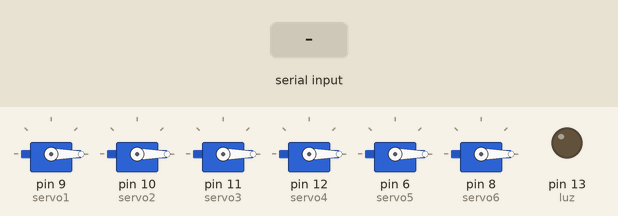
This sketch was run on a simulated Arduino Uno, built with avr-gcc and run on an emulated ATmega328P. On the bench: 6 × servo, output pins drawn as LEDs (lit = HIGH). The test bench sets the inputs (shaded band).

Above: at 2.2 s.
2.3 s: "0" received over Serial
At 5.0 s:
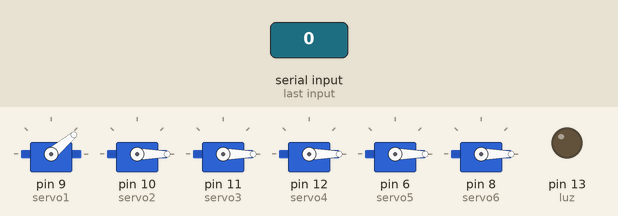
5.3 s: "1" received over Serial
At 8.1 s:
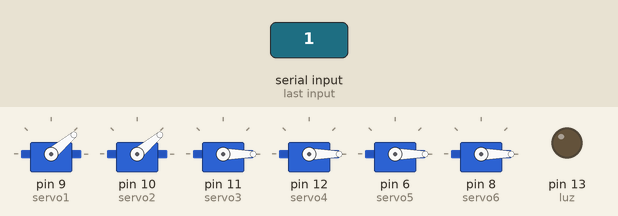
8.3 s: "2" received over Serial
At 10.8 s:
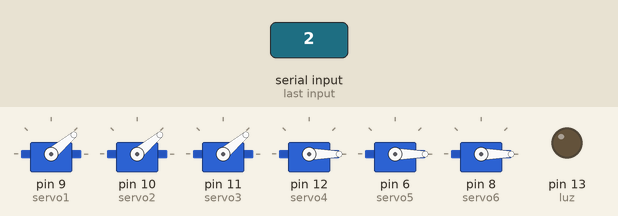
11.3 s: "3" received over Serial
At 14.1 s:
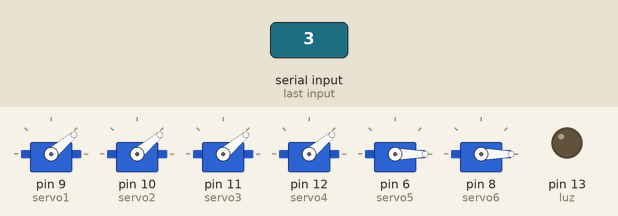
14.3 s: "4" received over Serial
At 16.6 s:
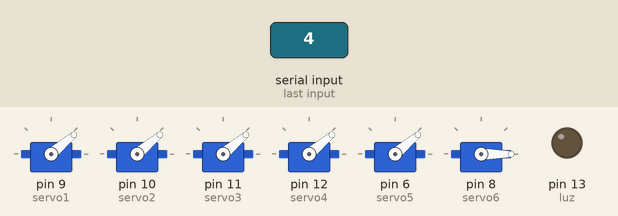
17.3 s: "5" received over Serial
At 20.0 s:
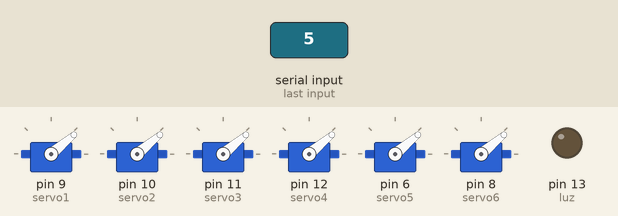
Timing chart, 0 to 21.3 s (numbered marks = the images above; inputs shaded):
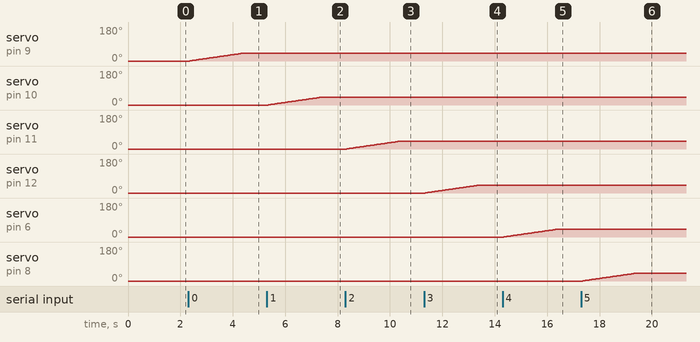

Measured:
- after the input at 2.3 s, servo on pin 9 (servo1): moves from 0° to 40° over 2.0 s, starting after 0.05 s
- after the input at 5.3 s, servo on pin 10 (servo2): moves from 0° to 40° over 2.0 s, starting after 0.05 s
- after the input at 8.3 s, servo on pin 11 (servo3): moves from 0° to 40° over 2.0 s, starting after 0.05 s
- after the input at 11.3 s, servo on pin 12 (servo4): moves from 0° to 40° over 2.0 s, starting after 0.05 s
- after the input at 14.3 s, servo on pin 6 (servo5): moves from 0° to 40° over 2.0 s, starting after 0.05 s
- after the input at 17.3 s, servo on pin 8 (servo6): moves from 0° to 40° over 2.0 s, starting after 0.05 s

The sketch:

JPT6ServosLedBT.ino
```cpp
#include <Servo.h>            // Servo-adicionamos librería para servos

Servo servo1;     // Servo- pin 9
Servo servo2;     // Servo- pin 10
Servo servo3;     // Servo- pin 11
Servo servo4;     // Servo- pin 12
Servo servo5;     // Servo- pin 6
Servo servo6;     // Servo- pin 8
int estado1 = 0;  // estado Desvio 1
int estado2 = 0;  // estado Desvio 2
int estado3 = 0;  // estado Desvio 3
int estado4 = 0;  // estado Desvio 4
int estado5 = 0;  // estado Desvio 5
int estado6 = 0;  // estado Desvio 6
int estadoluz = 0; // estado LUZ
int const luz = 13; //Led pin 13

int angulo = 0 ;    // Servo-angulo de inicio
int command; //Int to store app command state.

void setup() {
  // put your setup code here, to run once:

  Serial.begin(9600);
  servo1.attach (9);       // Define el pin 9 para el servo01
  servo2.attach (10);       // Define el pin 10 para el servo02
  servo3.attach (11);       // Define el pin 11 para el servo03
  servo4.attach (12);       // Define el pin 12 para el servo04
  servo5.attach (6);       // Define el pin 6 para el servo05
  servo6.attach (8);       // Define el pin 9 para el servo06
  servo1.write(0);         // si el servo es de 180°
  servo2.write(0);             //si el servo es de 180°
  servo3.write(0);         // si el servo es de 180° // si el servo es de 180°
  servo4.write(0);         // si el servo es de 180°
  servo5.write(0);         // si el servo es de 180°
  servo6.write(0);         //si el servo es de 180°
 pinMode(luz, OUTPUT);    //Luz en pin 13

  delay(1000);
}

//ILUMINACION PIN 13

void iluminacion() {
  if (estadoluz == 0)
  {
    digitalWrite(luz, 1);
  }
  if ( estadoluz == 1)
  {
    digitalWrite(luz, 0);;
  }
  estadoluz = !estadoluz;

  delay(2);
}

//DESVIO 1

// movimiento en ángulo creciente
void servocrece1()
{
  for (angulo = 0; angulo <= 40; angulo += 1)
  {
    servo1.write(angulo);
    delay(50);
  }
}

// movimiento en ángulo decreciente
void servodecrece1()
{
  for (angulo = 40; angulo >= 0; angulo -= 1)
  {
    servo1.write(angulo);
    delay(50);
  }
}
void Desvio1() {

  if (estado1 == 0)
  {
    servocrece1();
  }
  if ( estado1 == 1)
  {
    servodecrece1();
  }
  estado1 = !estado1;

  delay(2);
}

//DESVIO 2

// movimiento en ángulo creciente
void servocrece2()
{
  for (angulo = 0; angulo <= 40; angulo += 1)
  {
    servo2.write(angulo);
    delay(50);
  }
}

// movimiento en ángulo decreciente
void servodecrece2()
{
  for (angulo = 40; angulo >= 0; angulo -= 1)
  {
    servo2.write(angulo);
    delay(50);
  }
}
void Desvio2() {

  if (estado2 == 0)
  {
    servocrece2();
  }
  if ( estado2 == 1)
  {
    servodecrece2();
  }
  estado2 = !estado2;

  delay(2);
}

//DESVIO 3

// movimiento en ángulo creciente
void servocrece3()
{
  for (angulo = 0; angulo <= 40; angulo += 1)
  {
    servo3.write(angulo);
    delay(50);
  }
}

// movimiento en ángulo decreciente
void servodecrece3()
{
  for (angulo = 40; angulo >= 0; angulo -= 1)
  {
    servo3.write(angulo);
    delay(50);
  }
}
void Desvio3() {

  if (estado3 == 0)
  {
    servocrece3();
  }
  if ( estado3 == 1)
  {
    servodecrece3();
  }
  estado3 = !estado3;

  delay(2);
}

//DESVIO 4

// movimiento en ángulo creciente
void servocrece4()
{
  for (angulo = 0; angulo <= 40; angulo += 1)
  {
    servo4.write(angulo);
    delay(50);
  }
}

// movimiento en ángulo decreciente
void servodecrece4()
{
  for (angulo = 40; angulo >= 0; angulo -= 1)
  {
    servo4.write(angulo);
    delay(50);
  }
}
void Desvio4() {

  if (estado4 == 0)
  {
    servocrece4();
  }
  if ( estado4 == 1)
  {
    servodecrece4();
  }
  estado4 = !estado4;

  delay(2);
}

//DESVIO 5

// movimiento en ángulo creciente
void servocrece5()
{
  for (angulo = 0; angulo <= 40; angulo += 1)
  {
    servo5.write(angulo);
    delay(50);
  }
}

// movimiento en ángulo decreciente
void servodecrece5()
{
  for (angulo = 40; angulo >= 0; angulo -= 1)
  {
    servo5.write(angulo);
    delay(50);
  }
}
void Desvio5() {

  if (estado5 == 0)
  {
    servocrece5();
  }
  if ( estado5 == 1)
  {
    servodecrece5();
  }
  estado5 = !estado5;

  delay(2);
}


//DESVIO 6

// movimiento en ángulo creciente
void servocrece6()
{
  for (angulo = 0; angulo <= 40; angulo += 1)
  {
    servo6.write(angulo);
    delay(50);
  }
}

// movimiento en ángulo decreciente

void servodecrece6()
{
  for (angulo = 40; angulo >= 0; angulo -= 1)
  {
    servo6.write(angulo);
    delay(50);
  }
}

void Desvio6() {

  if (estado6 == 0)
  {
    servocrece6();
  }
  if ( estado6 == 1)
  {
    servodecrece6();
  }
  estado6 = !estado6;

  delay(2);
}

void loop() {

  if (Serial.available() > 0)
  {
    command = Serial.read();

    switch (command) {
      case '0': Desvio1() ;  break;
      case '1': Desvio2(); break;
      case '2': Desvio3(); break;
       case '3': Desvio4(); break;
       case '4': Desvio5(); break;
       case '5': Desvio6(); break;
 case '9': iluminacion(); break;
        delay(2);
    }
  }
}
```
